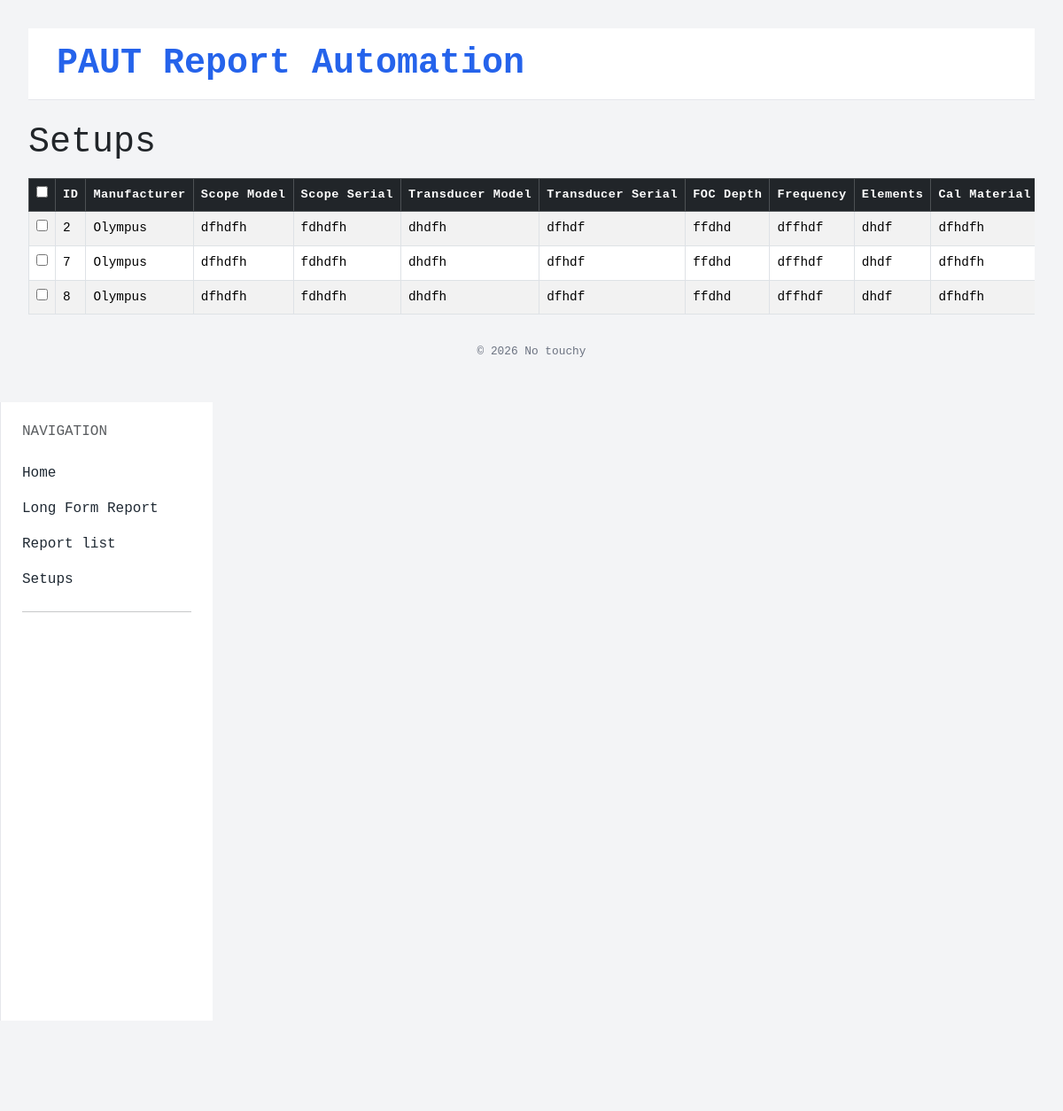
The page /setups/ on the database as committed earlier.
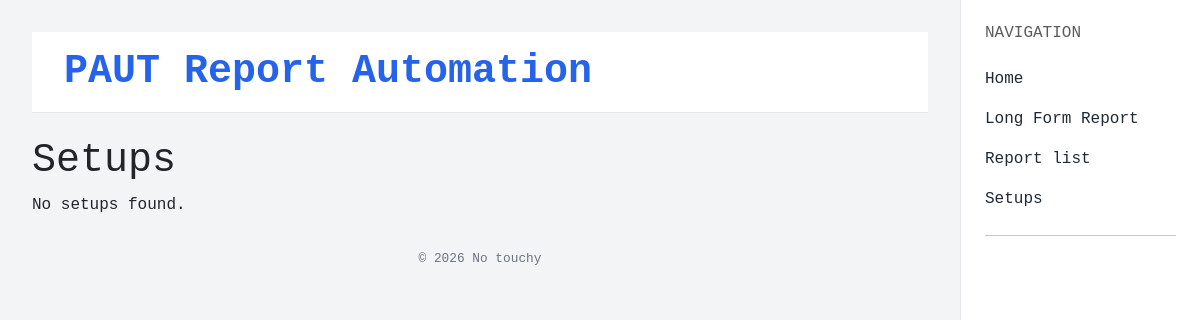
The same page on the database as committed later.
### reports/models.py (models this page shows, shortened)
class Setup(models.Model):
    report = models.ForeignKey(Report, on_delete=models.CASCADE, related_name='setups')
    manufacturer = models.CharField(max_length=200, blank=True)
    scope_model = models.CharField(max_length=200, blank=True)
    scope_serial = models.CharField(max_length=200, blank=True)
    transducer_model = models.CharField(max_length=200, blank=True)
    transducer_serial = models.CharField(max_length=200, blank=True)
    foc_depth = models.CharField(max_length=100, blank=True)
    wave_propogation = models.CharField(max_length=100, blank=True)
    freq = models.CharField(max_length=100, blank=True)
    elements = models.CharField(max_length=100, blank=True)
    x_res = models.CharField(max_length=100, blank=True)
    y_res = models.CharField(max_length=100, blank=True)
    cal_material = models.CharField(max_length=200, blank=True)
    material_temp = models.CharField(max_length=50, blank=True)
    cal_block_type = models.CharField(max_length=200, blank=True)
    cal_block_serial = models.CharField(max_length=200, blank=True)
    surface_prep = models.CharField(max_length=200, blank=True)
    tr_min = models.CharField(max_length=50, blank=True)
    tr_max = models.CharField(max_length=50, blank=True)

### reports/views.py (the view, shortened to what this page needs)
# urls.py: path('setups/', views.setup_list, name='setup-list'),
def setup_list(request):
    setups = Setup.objects.all()
    return render(request, 'reports/setup_list.html', {'setups': setups})

### reports/templates/reports/setup_list.html (shortened to what this page needs)
{% extends 'reports/base.html' %}
{% load static %}
{% block content %}
{% if setups %}
<form method="post">
<div class="d-flex align-items-center gap-3 mb-3">
    <h1 class="page-title mb-0">Setups</h1>
</div>
    <div class="table-responsive">
        <table class="table table-bordered table-striped table-hover align-middle setup-table">
            <thead class="table-dark">
                <tr>
                    <th><input type="checkbox" id="select-all"></th>
                    <th>ID</th>
                    <th>Manufacturer</th>
                    <th>Scope Model</th>
                    <th>Scope Serial</th>
                    <th>Transducer Model</th>
                    <th>Transducer Serial</th>
                    <th>FOC Depth</th>
                    <th>Frequency</th>
                    <th>Elements</th>
                    <th>Cal Material</th>
                </tr>
            </thead>
            <tbody>
                {% for setup in setups %}
                <tr class="setup-row">
                    <td><input type="checkbox" name="selected_setups" value="{{ setup.pk }}" class="row-check"></td>
                    <td>{{ setup.pk }}</td>
                    <td>{{ setup.manufacturer }}</td>
                    <td>{{ setup.scope_model }}</td>
                    <td>{{ setup.scope_serial }}</td>
                    <td>{{ setup.transducer_model }}</td>
                    <td>{{ setup.transducer_serial }}</td>
                    <td>{{ setup.foc_depth }}</td>
                    <td>{{ setup.freq }}</td>
                    <td>{{ setup.elements }}</td>
                    <td>{{ setup.cal_material }}</td>
                </tr>
                {% endfor %}
            </tbody>
        </table>
    </div>
</form>
{% else %}
<h1 class="page-title">Setups</h1>
<p>No setups found.</p>
{% endif %}
{% endblock %}

Rows that differ between the two databases and show on the page:
removed Setup: pk "2", manufacturer "Olympus", scope_model "dfhdfh", scope_serial "fdhdfh", transducer_model "dhdfh", transducer_serial "dfhdf", foc_depth "ffdhd", freq "dffhdf", elements "dhdf", cal_material "dfhdfh"
removed Setup: pk "7", manufacturer "Olympus", scope_model "dfhdfh", scope_serial "fdhdfh", transducer_model "dhdfh", transducer_serial "dfhdf", foc_depth "ffdhd", freq "dffhdf", elements "dhdf", cal_material "dfhdfh"
removed Setup: pk "8", manufacturer "Olympus", scope_model "dfhdfh", scope_serial "fdhdfh", transducer_model "dhdfh", transducer_serial "dfhdf", foc_depth "ffdhd", freq "dffhdf", elements "dhdf", cal_material "dfhdfh"
Other text that changed with them:
form field value: "☐" → (not shown)
text no longer shown: "ID Manufacturer Scope Model Scope Serial Transducer Model Transducer Serial FOC Depth Frequency Elements Cal Material"
text now shown: "No setups found."
